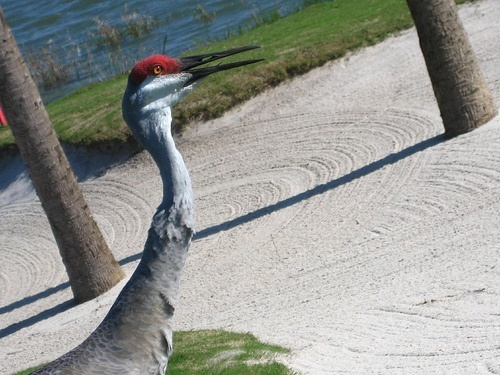
#> input picture scripts/many_kind_data_train/utils/2007_000068.jpg, 500 x 375 px
$ python -i processing.py   (imports and definitions only)
#> lines starting #> are read from the running program, lines starting #| are printed output that depends on the picture
import copy

import numpy as np
import scipy.ndimage
import torch
from scipy import signal
from torch.nn import functional as F


def norm(data, info=None):
    if info is not None:
        ring_min = np.min(data)
        data -= ring_min
        xmin = int(float(info["xmin"][0]) * data.shape[1])
        xmax = int(float(info["xmax"][0]) * data.shape[1])
        ymin = int(float(info["ymin"][0]) * data.shape[1])
        ymax = int(float(info["ymax"][0]) * data.shape[1])
        ring_data_k = data[ymin:ymax, xmin:xmax]
        ring_mean = np.mean(ring_data_k)
        ring_std = np.std(ring_data_k)
        max_ = ring_std * 3 + ring_mean
    else:
        data_min = np.min(data)
        std = np.std(data)
        mean = np.mean(data)
        data -= data_min
        max_ = std * 3 + mean

    data[data > max_] = max_
    data /= max_
    return data


def normalize(array, info=None):
    """
    入力: (y, x, 2 or 3)
    出力: (y ,x, 2 or 3)
    """
    gauss_list = []
    dim = array.shape[2]
    for k in range(dim):
        cut_data_k = array[:, :, k]
        if info is not None:
            cut_data_k = norm(cut_data_k, info)
        else:
            cut_data_k = norm(cut_data_k)
        gauss_list.append(cut_data_k[:, :, None])
    cut_data = np.concatenate(gauss_list, axis=2)

    return cut_data


# [17 lines left out: function resize, not called in this run]


def norm_res(data, info=None):
    """データを切り取り、normalizeとresizeをする。

    Args:
        data (numpy array): convolutionした生データ

    Returns:
        _type_: _description_
    """
    data_ = copy.deepcopy(data)
    if info is not None:
        data_ = normalize(data_, info)
    else:
        data_ = normalize(data_)
    data_ = resize(data_, 300)

    return data_


# [42 lines left out: functions conv, remove_nan, not called in this run]


from PIL import Image, ImageDraw, ImageFont


# [32 lines left out: function data_view_rectangl, not called in this run]

>>> import cv2
>>> picture = cv2.imread('../many_kind_data_train/utils/2007_000068.jpg')
#> picture is the input picture: shape (375, 500, 3); mean B, G, R 146.9, 151.9, 149.7
>>> result = norm_res(picture)
#> the loop in normalize, `for k in range(dim):` made 1 pass
#> pass 1, in normalize, `cut_data_k = array[:, :, k]`:
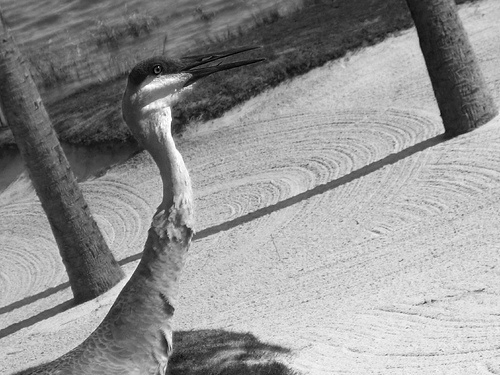
#> cut_data_k: shape (375, 500); min 0, max 255, mean 146.9
#> after the loop in normalize, `for k in range(dim):`: gauss_list = []
#> (the run stopped early here; a loop or call above may not have finished)
